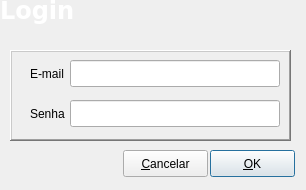
<?xml version="1.0" encoding="UTF-8"?>
<ui version="4.0">
 <class>Editlogin</class>
 <widget class="QDialog" name="Editlogin">
  <property name="geometry">
   <rect>
    <x>0</x>
    <y>0</y>
    <width>306</width>
    <height>190</height>
   </rect>
  </property>
  <property name="windowTitle">
   <string>Edit</string>
  </property>
  <property name="windowIcon">
   <iconset resource="../../icons/resources.qrc">
    <normaloff>:/png/marca-m.png</normaloff>:/png/marca-m.png</iconset>
  </property>
  <widget class="QFrame" name="frame">
   <property name="geometry">
    <rect>
     <x>10</x>
     <y>50</y>
     <width>281</width>
     <height>91</height>
    </rect>
   </property>
   <property name="frameShape">
    <enum>QFrame::WinPanel</enum>
   </property>
   <property name="frameShadow">
    <enum>QFrame::Raised</enum>
   </property>
   <widget class="QLabel" name="Lblemail">
    <property name="geometry">
     <rect>
      <x>20</x>
      <y>15</y>
      <width>59</width>
      <height>17</height>
     </rect>
    </property>
    <property name="text">
     <string>E-mail</string>
    </property>
   </widget>
   <widget class="QLineEdit" name="LnEdtemail">
    <property name="geometry">
     <rect>
      <x>60</x>
      <y>10</y>
      <width>210</width>
      <height>27</height>
     </rect>
    </property>
   </widget>
   <widget class="QLabel" name="Lblpassword">
    <property name="geometry">
     <rect>
      <x>20</x>
      <y>55</y>
      <width>59</width>
      <height>17</height>
     </rect>
    </property>
    <property name="text">
     <string>Senha</string>
    </property>
   </widget>
   <widget class="QLineEdit" name="LnEdtpassword">
    <property name="geometry">
     <rect>
      <x>60</x>
      <y>50</y>
      <width>210</width>
      <height>27</height>
     </rect>
    </property>
    <property name="echoMode">
     <enum>QLineEdit::Password</enum>
    </property>
   </widget>
  </widget>
  <widget class="QFrame" name="topmenu">
   <property name="geometry">
    <rect>
     <x>-110</x>
     <y>-10</y>
     <width>801</width>
     <height>42</height>
    </rect>
   </property>
   <property name="minimumSize">
    <size>
     <width>0</width>
     <height>42</height>
    </size>
   </property>
   <property name="maximumSize">
    <size>
     <width>16777215</width>
     <height>42</height>
    </size>
   </property>
   <property name="styleSheet">
    <string notr="true">image: url(:/png/barra-superior-ok.jpg);</string>
   </property>
   <property name="frameShadow">
    <enum>QFrame::Raised</enum>
   </property>
   <widget class="QLabel" name="labelStatus">
    <property name="enabled">
     <bool>false</bool>
    </property>
    <property name="geometry">
     <rect>
      <x>110</x>
      <y>0</y>
      <width>541</width>
      <height>40</height>
     </rect>
    </property>
    <property name="palette">
     <palette>
      <active>
       <colorrole role="WindowText">
        <brush brushstyle="SolidPattern">
         <color alpha="255">
          <red>255</red>
          <green>255</green>
          <blue>255</blue>
         </color>
        </brush>
       </colorrole>
       <colorrole role="Button">
        <brush brushstyle="SolidPattern">
         <color alpha="255">
          <red>50</red>
          <green>0</green>
          <blue>133</blue>
         </color>
        </brush>
       </colorrole>
       <colorrole role="Text">
        <brush brushstyle="SolidPattern">
         <color alpha="255">
          <red>255</red>
          <green>255</green>
          <blue>255</blue>
         </color>
        </brush>
       </colorrole>
       <colorrole role="ButtonText">
        <brush brushstyle="SolidPattern">
         <color alpha="255">
          <red>255</red>
          <green>255</green>
          <blue>255</blue>
         </color>
        </brush>
       </colorrole>
       <colorrole role="Base">
        <brush brushstyle="SolidPattern">
         <color alpha="255">
          <red>50</red>
          <green>0</green>
          <blue>133</blue>
         </color>
        </brush>
       </colorrole>
       <colorrole role="Window">
        <brush brushstyle="SolidPattern">
         <color alpha="255">
          <red>50</red>
          <green>0</green>
          <blue>133</blue>
         </color>
        </brush>
       </colorrole>
      </active>
      <inactive>
       <colorrole role="WindowText">
        <brush brushstyle="SolidPattern">
         <color alpha="255">
          <red>255</red>
          <green>255</green>
          <blue>255</blue>
         </color>
        </brush>
       </colorrole>
       <colorrole role="Button">
        <brush brushstyle="SolidPattern">
         <color alpha="255">
          <red>50</red>
          <green>0</green>
          <blue>133</blue>
         </color>
        </brush>
       </colorrole>
       <colorrole role="Text">
        <brush brushstyle="SolidPattern">
         <color alpha="255">
          <red>255</red>
          <green>255</green>
          <blue>255</blue>
         </color>
        </brush>
       </colorrole>
       <colorrole role="ButtonText">
        <brush brushstyle="SolidPattern">
         <color alpha="255">
          <red>255</red>
          <green>255</green>
          <blue>255</blue>
         </color>
        </brush>
       </colorrole>
       <colorrole role="Base">
        <brush brushstyle="SolidPattern">
         <color alpha="255">
          <red>50</red>
          <green>0</green>
          <blue>133</blue>
         </color>
        </brush>
       </colorrole>
       <colorrole role="Window">
        <brush brushstyle="SolidPattern">
         <color alpha="255">
          <red>50</red>
          <green>0</green>
          <blue>133</blue>
         </color>
        </brush>
       </colorrole>
      </inactive>
      <disabled>
       <colorrole role="WindowText">
        <brush brushstyle="SolidPattern">
         <color alpha="255">
          <red>255</red>
          <green>255</green>
          <blue>255</blue>
         </color>
        </brush>
       </colorrole>
       <colorrole role="Button">
        <brush brushstyle="SolidPattern">
         <color alpha="255">
          <red>50</red>
          <green>0</green>
          <blue>133</blue>
         </color>
        </brush>
       </colorrole>
       <colorrole role="Text">
        <brush brushstyle="SolidPattern">
         <color alpha="255">
          <red>255</red>
          <green>255</green>
          <blue>255</blue>
         </color>
        </brush>
       </colorrole>
       <colorrole role="ButtonText">
        <brush brushstyle="SolidPattern">
         <color alpha="255">
          <red>255</red>
          <green>255</green>
          <blue>255</blue>
         </color>
        </brush>
       </colorrole>
       <colorrole role="Base">
        <brush brushstyle="SolidPattern">
         <color alpha="255">
          <red>50</red>
          <green>0</green>
          <blue>133</blue>
         </color>
        </brush>
       </colorrole>
       <colorrole role="Window">
        <brush brushstyle="SolidPattern">
         <color alpha="255">
          <red>50</red>
          <green>0</green>
          <blue>133</blue>
         </color>
        </brush>
       </colorrole>
      </disabled>
     </palette>
    </property>
    <property name="font">
     <font>
      <family>Verdana</family>
      <pointsize>18</pointsize>
      <weight>75</weight>
      <bold>true</bold>
     </font>
    </property>
    <property name="styleSheet">
     <string/>
    </property>
    <property name="frameShape">
     <enum>QFrame::NoFrame</enum>
    </property>
    <property name="frameShadow">
     <enum>QFrame::Plain</enum>
    </property>
    <property name="lineWidth">
     <number>1</number>
    </property>
    <property name="text">
     <string>Login</string>
    </property>
    <property name="textFormat">
     <enum>Qt::AutoText</enum>
    </property>
    <property name="alignment">
     <set>Qt::AlignLeading|Qt::AlignLeft|Qt::AlignVCenter</set>
    </property>
    <property name="wordWrap">
     <bool>false</bool>
    </property>
    <property name="textInteractionFlags">
     <set>Qt::NoTextInteraction</set>
    </property>
   </widget>
  </widget>
  <widget class="QPushButton" name="PshBtnCancel">
   <property name="geometry">
    <rect>
     <x>123</x>
     <y>150</y>
     <width>85</width>
     <height>27</height>
    </rect>
   </property>
   <property name="text">
    <string>&amp;Cancelar</string>
   </property>
   <property name="autoDefault">
    <bool>false</bool>
   </property>
  </widget>
  <widget class="QPushButton" name="PshBtnSave">
   <property name="geometry">
    <rect>
     <x>210</x>
     <y>150</y>
     <width>85</width>
     <height>27</height>
    </rect>
   </property>
   <property name="text">
    <string>&amp;OK</string>
   </property>
   <property name="default">
    <bool>true</bool>
   </property>
  </widget>
 </widget>
 <resources>
  <include location="../../icons/resources.qrc"/>
  <include location="../../icons/resources.qrc"/>
 </resources>
 <connections/>
</ui>
